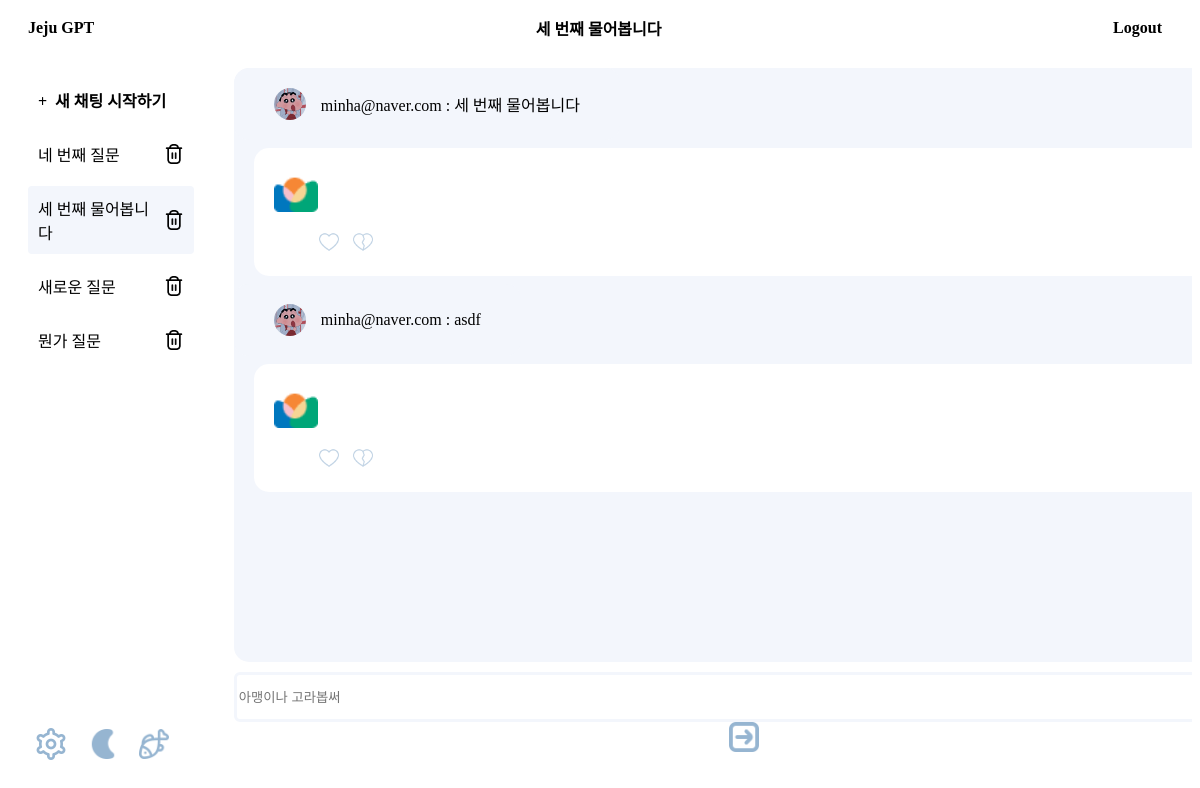
The app's page /main/1/3/ (signed in) with its own data.
### home/models.py (models this page shows)
class ChatRoom(models.Model):
    user = models.ForeignKey(User, on_delete=models.CASCADE)
    subject = models.CharField(max_length=100)
    last_date = models.DateTimeField()

class ChatSet(models.Model):
    ChatRoom = models.ForeignKey(ChatRoom, on_delete=models.CASCADE)    #소속된 ChatRoom 정보
    Question = models.ForeignKey(Question, on_delete=models.CASCADE)    #포함한 Question
    Answer = models.ForeignKey(Answer, on_delete=models.CASCADE, null=True)    #포함한 Answer
    create_date = models.DateTimeField(auto_now_add=True)

class Question(models.Model):
    content = models.TextField()

### login/models.py (models this page shows, shortened)
class User(AbstractBaseUser, PermissionsMixin):
    username_validator = UnicodeUsernameValidator()
    username = models.CharField(_("username"), max_length=50, validators=[username_validator], blank=True)
    email = models.EmailField(_("email_address"), unique=True)
    is_staff = models.BooleanField(_("staff status"), default=False)
    is_active = models.BooleanField(_("active"), default=True)
    date_joined = models.DateTimeField(_("date joined"), default=timezone.now)
    objects = UserManager()
    USERNAME_FIELD = "email"
    EMAIL_FIELD = "email"
    REQUIRED_FIELDS = ['username']
    class Meta:
        verbose_name = _("user")
        verbose_name_plural = _("users")

### home/views.py (the view)
# urls.py: path('<int:user_id>/<int:chatroom_id>/', views.chat, name='chatpage'),
def chat(request, user_id, chatroom_id):
    user_chatList = ChatRoom.objects.filter(user__id = user_id).order_by('-last_date')
    sets = ChatRoom.objects.get(user__id = user_id, id=chatroom_id).chatset_set.all()
    context = {'chatList':user_chatList, 'user_id':user_id, 'sets':sets, 'chat_id':chatroom_id}
    return render(request, 'home/chatpage.html', context)

### home/templates/home/chatpage.html (shortened to what this page needs)
<head>
  <link rel="stylesheet" type="text/css" href="../../../static/style_chat.css">
</head>
<body>
  {% if user.is_authenticated %}
  <div class="chat-container">
    <nav class="nav-bar">
      <div class="logo"><a href="/">Jeju GPT</a></div>
      {% if chatList %}
      {% for R in chatList %}
      {% if R.id == chat_id %}
      <div class="profile">{{R.subject}}</div>
      {% endif %}
      {% endfor %}
      {% endif %}
      <div class="profile"><a href="{% url 'login:logout' %}">Logout</a></div>
    </nav>
    <div class="chat-wrapper">
      <div class="chat-sidebar">
        <ul class="chat-list">
          <li><strong><a href="{% url 'homepage:homepage' user_id=user_id %}" class="new-chat">+ &nbsp;새 채팅 시작하기</a></strong></li>
          {% if chatList %}
          {% for R in chatList %}
          <li {% if R.id == chat_id %}class="active"{% endif %}>
            <div class="chat-obj-div">
              <a href="/main/{{user_id}}/{{R.id}}/" class="R_subject">{{R.subject}}</a>
              <form action="{% url 'homepage:room_delete' user_id=user_id del_id=R.id%}" method="POST" class="R_subject2">
                <div class="chat_button">
                  <button><img src="../../../static/trash.png" alt="Delete"></button>
                </div>
              </form>
            </div>
          </li>
          {% endfor %}
          {% endif %}
        </ul>
        <div class="options">
          <img src="../../../static/settings.png" width="32px">
          <img src="../../../static/moon_black.png" width="30px">
          <img src="../../../static/dol.png" width="30px">
        </div>
      </div>
      <div class="chat-content">
        {% block content %}
        {% if sets %}
        <div class="chat-messages">
        {% for S in sets %}
          <div class="chat-message">
            <div class="message received">
              <div class="message-content">
                <img src="../../../static/zzang_gu.jfif" class="user-image">
                <p>{{ user.email }} : {{ S.Question.content }}</p>
              </div>
            </div>
          </div>
          <div class="chat-message">
            <div class="message sent">
              <div class="message-content">
                <img src="../../../static/favicon.png" class="favicon-image">
              </div>
              <div class="feedback">
                <a href="#"><img src="../../../static/good.png" class="good"></a>
                <a href="#"><img src="../../../static/bad.png" class="bad"></a>
              </div>
            </div>
          </div>
        {% endfor %}
      </div>
        {% else %}
        <div class="chat-messages">
          <h1>채팅이 없습니다! 첫 질문을 하시거나, 채팅방을 삭제해 주세요.</h1>
        </div>
        {% endif %}
        <form action="{% url 'homepage:question_send' user_id=user_id chatroom_id=chat_id %}" method="post">
          {% endblock %}
          <div class="new-chat-input">
            <input type="text" name="input_text" placeholder="아맹이나 고라봅써" />
            <button type="submit" id="send-button"><img src="../../../static/submit2.png" alt="Submit"></button>
          </div>
        </form>
      </div>
    </div>
    {% else %}
    <script>
      window.location.href = "{% url 'login:logout' %}"
    </script>
    {% endif %}
</body>

### static/style_chat.css (style rules this page uses)
body { font-family: 'SUIT-Regular'; overflow: hidden; }
.chat-container { display: flex; flex-direction: column; height: 100vh; position: relative; height: 100vh; overflow-y: scroll; }
.nav-bar { display: flex; align-items: center; justify-content: space-between; padding: 10px 20px; background-color: #FFFFFF; font-weight: bold; height: 20px; }
.nav-bar .profile { order: 0; margin-right: 10px; }
.logo { font-weight: bold; }
.profile { margin-right: 10px; }
a { color: black; text-decoration-line: none; }
.chat-wrapper { display: flex; flex: 1; overflow: hidden; }
.chat-sidebar { flex: 0 0 14%; background-color: #FFFFFF; padding: 20px; border-top-left-radius: 8px; border-bottom-left-radius: 8px; position: relative; }
.chat-list { list-style-type: none; padding: 0; margin: 0; }
.chat-list li { padding: 10px; margin-bottom: 10px; border-radius: 4px; cursor: pointer; }
.chat-list li.active { background-color: #F3F6FC; }
.chat-content { flex: 3; display: flex; flex-direction: column; padding: 20px; padding-right: 60px; padding-bottom: 40px; }
.chat-messages { flex: 1; overflow-y: auto; border-radius: 15px; margin-bottom: 10px; background-color: #F3F6FC; padding-right: px; }
.user-image { width: 32px; border-radius: 16px; margin-right: 15px; }
.favicon-image { width: 44px; margin-right: 15px; }
.message { padding: 8px; margin-bottom: 8px; border-radius: 15px; }
.message.received { background-color: #F3F6FC; padding-right: 40px; padding-top: 20px; padding-bottom: 20px; padding-left: 40px; margin-right: 20px; display: inline-block; }
.message.sent { background-color: #FFFFFF; padding: 20px; padding-left: 20px; margin-left: 20px; margin-right: 20px; align-items: flex-start; }
.message-content { display: flex; align-items: center; }
.message-content p { margin: 0; }
.message p { margin: 0; }
.good { width: 20px; padding-left: 45px; padding-top: 20px; }
.bad { width: 20px; padding-left: 10px; padding-top: 20px; }
.new-chat-input { text-align: center; width: 100%; line-height: 50px; }
.new-chat-input input { width: 1000px; height: 50px; border: 3px solid #F3F6FC; border-radius: 6px; }
.new-chat-input button { background-color: transparent; border: none; padding: 0; }
.new-chat-input button img { width: 30px; height: auto; padding-left: 20px; vertical-align: middle; }
.options { line-height: 50px; position: absolute; bottom: 40px; }
.options img { padding-left: 7px; padding-right: 10px; vertical-align: middle; }
.chat-obj-div { display: flex; align-items: center; justify-content: space-between; }
.R_subject { flex: 1; margin-right: 10px; }
.R_subject2 { margin: 0; padding: 0; }
.chat_button { flex-shrink: 0; width: 20px; height: 20px; }
.chat_button button { border: none; background-color: transparent; padding: 0; width: 100%; height: 100%; display: flex; align-items: center; justify-content: center; }
.chat_button button img { width: 100%; height: 100%; object-fit: contain; }

### records on screen
ChatRoom: subject "세 번째 물어봅니다"
ChatRoom: subject "네 번째 질문"
ChatRoom: subject "새로운 질문"
ChatRoom: subject "뭔가 질문"
ChatSet: Question.content "세 번째 물어봅니다"
User: email "minha@naver.com"
ChatSet: Question.content "asdf"
